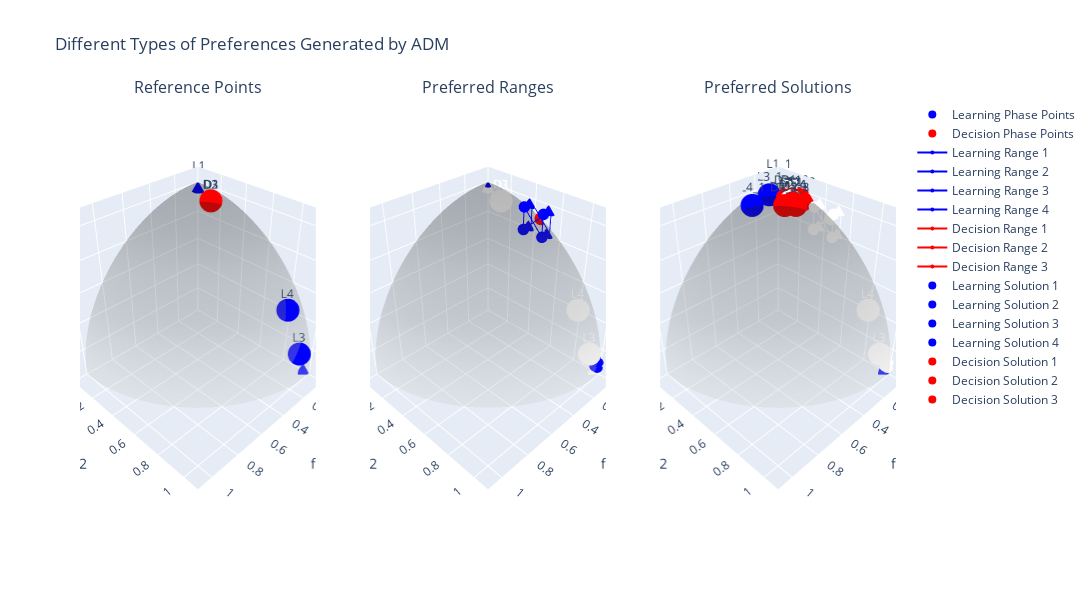

The notebook cell saved with this chart:
### Markdown cell above
### Visualizing Different Preference Types

Here we create a three-panel visualization to compare how different preference types are expressed during the optimization process:

1. **Left Panel**: Shows reference points during both learning (blue) and decision (red) phases.

2. **Middle Panel**: Displays preferred ranges as rectangular regions.

3. **Right Panel**: Illustrates preferred solutions, where multiple points simultaneously define different regions of interest.

The gray surface in each panel represents the Pareto front of the DTLZ2 problem. Points and regions are color-coded by phase (blue for learning, red for decision).

### Code cell
# Create visualization
def create_pareto_surface():
    phi = np.linspace(0, np.pi/2, 50)
    theta = np.linspace(0, np.pi/2, 50)
    phi, theta = np.meshgrid(phi, theta)
    
    x = np.cos(theta) * np.cos(phi)
    y = np.cos(theta) * np.sin(phi)
    z = np.sin(theta)
    
    return x, y, z

# Create subplots for different preference types
fig = make_subplots(
    rows=1, cols=3,
    specs=[[{'type': 'scene'}, {'type': 'scene'}, {'type': 'scene'}]],
    subplot_titles=("Reference Points", "Preferred Ranges", "Preferred Solutions")
)

# Add Pareto front to all subplots
x, y, z = create_pareto_surface()
for i in range(1, 4):
    fig.add_trace(
        go.Surface(x=x, y=y, z=z, colorscale='Greys', showscale=False, opacity=0.3, name='Pareto Front'),
        row=1, col=i
    )

# Plot reference points
if reference_points:
    ref_points_array = np.array(reference_points) 
    learning_points = ref_points_array[:4]
    decision_points = ref_points_array[4:]

    # Learning phase points
    fig.add_trace(
        go.Scatter3d(
            x=learning_points[:, 0], y=learning_points[:, 1], z=learning_points[:, 2],
            mode='markers+text',
            marker=dict(size=8, color='blue'),
            text=[f'L{i+1}' for i in range(len(learning_points))],
            name='Learning Phase Points'
        ),
        row=1, col=1
    )

    # Decision phase points
    fig.add_trace(
        go.Scatter3d(
            x=decision_points[:, 0], y=decision_points[:, 1], z=decision_points[:, 2],
            mode='markers+text',
            marker=dict(size=8, color='red'),
            text=[f'D{i+1}' for i in range(len(decision_points))],
            name='Decision Phase Points'
        ),
        row=1, col=1
    )

# Plot ranges
if ranges:
    for i, range_pref in enumerate(ranges):
        color = 'blue' if i < 4 else 'red'
        name = f'{"Learning" if i < 4 else "Decision"} Range {i%4+1}'
        
        # Create box corners
        corners = []
        for x in [range_pref[0][0], range_pref[0][1]]:
            for y in [range_pref[1][0], range_pref[1][1]]:
                for z in [range_pref[2][0], range_pref[2][1]]:
                    corners.append([x, y, z])
        corners = np.array(corners)
        
        # Draw box edges
        fig.add_trace(
            go.Scatter3d(
                x=corners[:, 0], y=corners[:, 1], z=corners[:, 2],
                mode='lines+markers',
                marker=dict(size=4, color=color),
                line=dict(color=color, width=2),
                name=name
            ),
            row=1, col=2
        )

# Plot preferred solutions
if preferred_solutions:
    for i, sol in enumerate(preferred_solutions):
        solution = np.array(sol)
        color = 'blue' if i < 4 else 'red'
        name = f'{"Learning" if i < 4 else "Decision"} Solution {i%4+1}'

        if solution.ndim == 1:  
            points = solution.reshape(1, -1)
        else:  
            points = solution

        # Plot all points for this solution
        fig.add_trace(
            go.Scatter3d(
                x=points[:, 0],  # All x coordinates
                y=points[:, 1],  # All y coordinates
                z=points[:, 2],  # All z coordinates
                mode='markers+text',
                marker=dict(size=8, color=color),
                text=[f'{"L" if i < 4 else "D"}{i%4+1}_{j+1}' for j in range(len(points))],
                name=name
            ),
            row=1, col=3
        )

# Update layout
fig.update_layout(
    title='Different Types of Preferences Generated by ADM',
    width=1500,
    height=600,
    showlegend=True,
)

# Update axes ranges and aspect ratio for all subplots
for i in range(1, 4):
    fig.update_scenes(
        dict(
            xaxis_title='f1',
            yaxis_title='f2',
            zaxis_title='f3',
            xaxis=dict(range=[0, 1.1]),
            yaxis=dict(range=[0, 1.1]),
            zaxis=dict(range=[0, 1.1]),
            aspectmode='cube',
            camera=dict(
                up=dict(x=0, y=0, z=1),
                center=dict(x=0, y=0, z=0),
                eye=dict(x=1.5, y=1.5, z=1.5)
            )
        ),
        row=1, col=i
    )

fig.show()

### Figure 1 — Plotly figure (JSON) as saved in the notebook; plotly's stock layout.template omitted (floating-point values rounded to 4 significant figures; data arrays with more than 128 entries replaced by an {"elided": "..."} marker saying what was removed)
{"data": [{"colorscale": [[0, "rgb(255,255,255)"], [0.125, "rgb(240,240,240)"], [0.25, "rgb(217,217,217)"], [0.375, "rgb(189,189,189)"], [0.5, "rgb(150,150,150)"], [0.625, "rgb(115,115,115)"], [0.75, "rgb(82,82,82)"], [0.875, "rgb(37,37,37)"], [1, "rgb(0,0,0)"]], "name": "Pareto Front", "opacity": 0.3, "scene": "scene", "showscale": false, "type": "surface", "x": {"elided": "50x50 float values"}, "y": {"elided": "50x50 float values"}, "z": {"elided": "50x50 float values"}}, {"colorscale": [[0, "rgb(255,255,255)"], [0.125, "rgb(240,240,240)"], [0.25, "rgb(217,217,217)"], [0.375, "rgb(189,189,189)"], [0.5, "rgb(150,150,150)"], [0.625, "rgb(115,115,115)"], [0.75, "rgb(82,82,82)"], [0.875, "rgb(37,37,37)"], [1, "rgb(0,0,0)"]], "name": "Pareto Front", "opacity": 0.3, "scene": "scene2", "showscale": false, "type": "surface", "x": {"elided": "50x50 float values"}, "y": {"elided": "50x50 float values"}, "z": {"elided": "50x50 float values"}}, {"colorscale": [[0, "rgb(255,255,255)"], [0.125, "rgb(240,240,240)"], [0.25, "rgb(217,217,217)"], [0.375, "rgb(189,189,189)"], [0.5, "rgb(150,150,150)"], [0.625, "rgb(115,115,115)"], [0.75, "rgb(82,82,82)"], [0.875, "rgb(37,37,37)"], [1, "rgb(0,0,0)"]], "name": "Pareto Front", "opacity": 0.3, "scene": "scene3", "showscale": false, "type": "surface", "x": {"elided": "50x50 float values"}, "y": {"elided": "50x50 float values"}, "z": {"elided": "50x50 float values"}}, {"marker": {"color": "blue", "size": 8}, "mode": "markers+text", "name": "Learning Phase Points", "scene": "scene", "text": ["L1", "L2", "L3", "L4"], "type": "scatter3d", "x": [1.795e-17, 3.751e-33, 0.108, 0.1233], "y": [0, 1.001, 0.9721, 0.8629], "z": [1.001, 0, 0.216, 0.4931]}, {"marker": {"color": "red", "size": 8}, "mode": "markers+text", "name": "Decision Phase Points", "scene": "scene", "text": ["D1", "D2", "D3"], "type": "scatter3d", "x": [0.1079, 0.1079, 0.1079], "y": [0.2157, 0.2157, 0.2157], "z": [0.9708, 0.9708, 0.9708]}, {"line": {"color": "blue", "width": 2}, "marker": {"color": "blue", "size": 4}, "mode": "lines+markers", "name": "Learning Range 1", "scene": "scene2", "type": "scatter3d", "x": [9.084e-10, 9.084e-10, 9.084e-10, 9.084e-10, 9.084e-10, 9.084e-10, 9.084e-10, 9.084e-10], "y": [1.762e-16, 1.762e-16, 1.762e-16, 1.762e-16, 1.762e-16, 1.762e-16, 1.762e-16, 1.762e-16], "z": [1.001, 1.001, 1.001, 1.001, 1.001, 1.001, 1.001, 1.001]}, {"line": {"color": "blue", "width": 2}, "marker": {"color": "blue", "size": 4}, "mode": "lines+markers", "name": "Learning Range 2", "scene": "scene2", "type": "scatter3d", "x": [9.084e-10, 9.084e-10, 9.084e-10, 9.084e-10, 0.07325, 0.07325, 0.07325, 0.07325], "y": [0.3751, 0.3751, 0.5216, 0.5216, 0.3751, 0.3751, 0.5216, 0.5216], "z": [0.8235, 0.97, 0.8235, 0.97, 0.8235, 0.97, 0.8235, 0.97]}, {"line": {"color": "blue", "width": 2}, "marker": {"color": "blue", "size": 4}, "mode": "lines+markers", "name": "Learning Range 3", "scene": "scene2", "type": "scatter3d", "x": [9.084e-10, 9.084e-10, 9.084e-10, 9.084e-10, 9.084e-10, 9.084e-10, 9.084e-10, 9.084e-10], "y": [0.9908, 0.9908, 0.9908, 0.9908, 0.9908, 0.9908, 0.9908, 0.9908], "z": [0, 6.137e-17, 0, 6.137e-17, 0, 6.137e-17, 0, 6.137e-17]}, {"line": {"color": "blue", "width": 2}, "marker": {"color": "blue", "size": 4}, "mode": "lines+markers", "name": "Learning Range 4", "scene": "scene2", "type": "scatter3d", "x": [9.084e-10, 9.084e-10, 9.084e-10, 9.084e-10, 0.02277, 0.02277, 0.02277, 0.02277], "y": [0.9756, 0.9756, 0.9908, 0.9908, 0.9756, 0.9756, 0.9908, 0.9908], "z": [0.06799, 0.1135, 0.06799, 0.1135, 0.06799, 0.1135, 0.06799, 0.1135]}, {"line": {"color": "red", "width": 2}, "marker": {"color": "red", "size": 4}, "mode": "lines+markers", "name": "Decision Range 1", "scene": "scene2", "type": "scatter3d", "x": [9.084e-10, 9.084e-10, 9.084e-10, 9.084e-10, 9.084e-10, 9.084e-10, 9.084e-10, 9.084e-10], "y": [0.4419, 0.4419, 0.4474, 0.4474, 0.4419, 0.4419, 0.4474, 0.4474], "z": [0.8893, 0.8948, 0.8893, 0.8948, 0.8893, 0.8948, 0.8893, 0.8948]}, {"line": {"color": "red", "width": 2}, "marker": {"color": "red", "size": 4}, "mode": "lines+markers", "name": "Decision Range 2", "scene": "scene2", "type": "scatter3d", "x": [9.084e-10, 9.084e-10, 9.084e-10, 9.084e-10, 9.084e-10, 9.084e-10, 9.084e-10, 9.084e-10], "y": [0.446, 0.446, 0.4474, 0.4474, 0.446, 0.446, 0.4474, 0.4474], "z": [0.8934, 0.8948, 0.8934, 0.8948, 0.8934, 0.8948, 0.8934, 0.8948]}, {"line": {"color": "red", "width": 2}, "marker": {"color": "red", "size": 4}, "mode": "lines+markers", "name": "Decision Range 3", "scene": "scene2", "type": "scatter3d", "x": [9.084e-10, 9.084e-10, 9.084e-10, 9.084e-10, 9.084e-10, 9.084e-10, 9.084e-10, 9.084e-10], "y": [0.446, 0.446, 0.4474, 0.4474, 0.446, 0.446, 0.4474, 0.4474], "z": [0.8934, 0.8948, 0.8934, 0.8948, 0.8934, 0.8948, 0.8934, 0.8948]}, {"marker": {"color": "blue", "size": 8}, "mode": "markers+text", "name": "Learning Solution 1", "scene": "scene3", "text": ["L1_1"], "type": "scatter3d", "x": [2.919e-17], "y": [5.387e-17], "z": [1.001]}, {"marker": {"color": "blue", "size": 8}, "mode": "markers+text", "name": "Learning Solution 2", "scene": "scene3", "text": ["L2_1"], "type": "scatter3d", "x": [6.133e-17], "y": [1.002], "z": [0]}, {"marker": {"color": "blue", "size": 8}, "mode": "markers+text", "name": "Learning Solution 3", "scene": "scene3", "text": ["L3_1"], "type": "scatter3d", "x": [0.161], "y": [0.08022], "z": [0.9858]}, {"marker": {"color": "blue", "size": 8}, "mode": "markers+text", "name": "Learning Solution 4", "scene": "scene3", "text": ["L4_1"], "type": "scatter3d", "x": [0.2955], "y": [0.07078], "z": [0.9545]}, {"marker": {"color": "red", "size": 8}, "mode": "markers+text", "name": "Decision Solution 1", "scene": "scene3", "text": ["D1_1", "D1_2", "D1_3", "D1_4"], "type": "scatter3d", "x": [0.06844, 0.04626, 0.06636, 0.0888], "y": [0.238, 0.2485, 0.2107, 0.2227], "z": [0.9691, 0.9678, 0.9756, 0.9712]}, {"marker": {"color": "red", "size": 8}, "mode": "markers+text", "name": "Decision Solution 2", "scene": "scene3", "text": ["D2_1", "D2_2", "D2_3", "D2_4"], "type": "scatter3d", "x": [0.1065, 0.1155, 0.06844, 0.1117], "y": [0.1827, 0.2623, 0.238, 0.2351], "z": [0.9776, 0.9583, 0.9691, 0.9658]}, {"marker": {"color": "red", "size": 8}, "mode": "markers+text", "name": "Decision Solution 3", "scene": "scene3", "text": ["D3_1", "D3_2", "D3_3", "D3_4"], "type": "scatter3d", "x": [0.1065, 0.1684, 0.1155, 0.06844], "y": [0.1827, 0.22, 0.2623, 0.238], "z": [0.9776, 0.9611, 0.9583, 0.9691]}], "layout": {"annotations": [{"font": {"size": 16}, "showarrow": false, "text": "Reference Points", "x": 0.1444, "xanchor": "center", "xref": "paper", "y": 1, "yanchor": "bottom", "yref": "paper"}, {"font": {"size": 16}, "showarrow": false, "text": "Preferred Ranges", "x": 0.5, "xanchor": "center", "xref": "paper", "y": 1, "yanchor": "bottom", "yref": "paper"}, {"font": {"size": 16}, "showarrow": false, "text": "Preferred Solutions", "x": 0.8556, "xanchor": "center", "xref": "paper", "y": 1, "yanchor": "bottom", "yref": "paper"}], "height": 600, "scene": {"aspectmode": "cube", "camera": {"center": {"x": 0, "y": 0, "z": 0}, "eye": {"x": 1.5, "y": 1.5, "z": 1.5}, "up": {"x": 0, "y": 0, "z": 1}}, "domain": {"x": [0, 0.2889], "y": [0, 1]}, "xaxis": {"range": [0, 1.1], "title": {"text": "f1"}}, "yaxis": {"range": [0, 1.1], "title": {"text": "f2"}}, "zaxis": {"range": [0, 1.1], "title": {"text": "f3"}}}, "scene2": {"aspectmode": "cube", "camera": {"center": {"x": 0, "y": 0, "z": 0}, "eye": {"x": 1.5, "y": 1.5, "z": 1.5}, "up": {"x": 0, "y": 0, "z": 1}}, "domain": {"x": [0.3556, 0.6444], "y": [0, 1]}, "xaxis": {"range": [0, 1.1], "title": {"text": "f1"}}, "yaxis": {"range": [0, 1.1], "title": {"text": "f2"}}, "zaxis": {"range": [0, 1.1], "title": {"text": "f3"}}}, "scene3": {"aspectmode": "cube", "camera": {"center": {"x": 0, "y": 0, "z": 0}, "eye": {"x": 1.5, "y": 1.5, "z": 1.5}, "up": {"x": 0, "y": 0, "z": 1}}, "domain": {"x": [0.7111, 1], "y": [0, 1]}, "xaxis": {"range": [0, 1.1], "title": {"text": "f1"}}, "yaxis": {"range": [0, 1.1], "title": {"text": "f2"}}, "zaxis": {"range": [0, 1.1], "title": {"text": "f3"}}}, "showlegend": true, "title": {"text": "Different Types of Preferences Generated by ADM"}, "width": 1500}}
